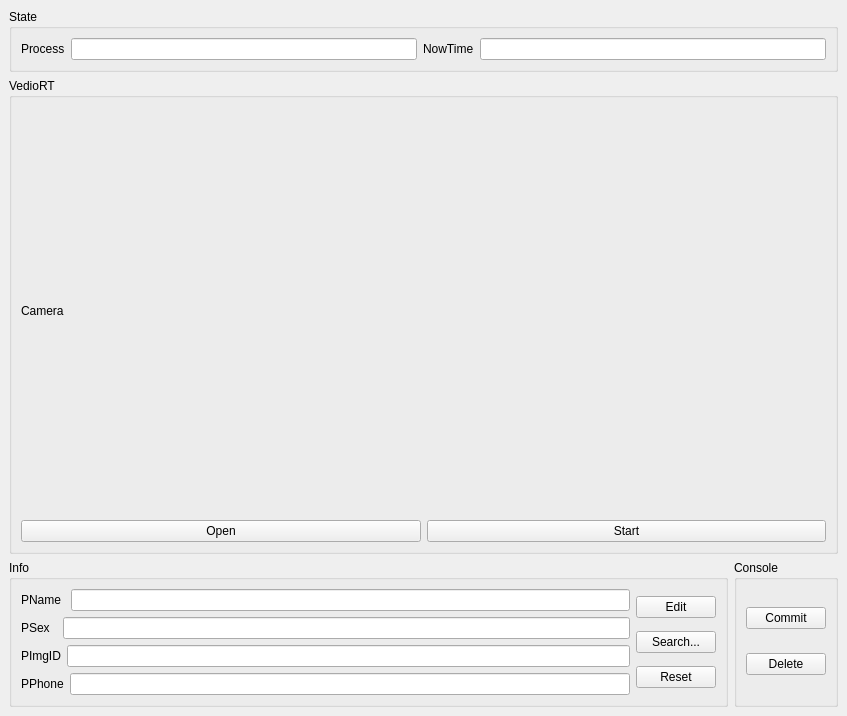
<?xml version="1.0" encoding="UTF-8"?>
<ui version="4.0">
 <class>MainWindow</class>
 <widget class="QMainWindow" name="MainWindow">
  <property name="geometry">
   <rect>
    <x>0</x>
    <y>0</y>
    <width>847</width>
    <height>716</height>
   </rect>
  </property>
  <property name="windowTitle">
   <string>MainWindow</string>
  </property>
  <widget class="QWidget" name="centralwidget">
   <layout class="QVBoxLayout" name="verticalLayout_5">
    <item>
     <widget class="QGroupBox" name="groupBox_3">
      <property name="title">
       <string>State</string>
      </property>
      <layout class="QHBoxLayout" name="horizontalLayout">
       <item>
        <widget class="QLabel" name="label_3">
         <property name="text">
          <string>Process</string>
         </property>
        </widget>
       </item>
       <item>
        <widget class="QLineEdit" name="lineEdit_State">
         <property name="readOnly">
          <bool>true</bool>
         </property>
        </widget>
       </item>
       <item>
        <widget class="QLabel" name="label_4">
         <property name="text">
          <string>NowTime</string>
         </property>
        </widget>
       </item>
       <item>
        <widget class="QLineEdit" name="lineEdit_Time">
         <property name="readOnly">
          <bool>true</bool>
         </property>
        </widget>
       </item>
      </layout>
     </widget>
    </item>
    <item>
     <widget class="QGroupBox" name="groupBox">
      <property name="title">
       <string>VedioRT</string>
      </property>
      <layout class="QVBoxLayout" name="verticalLayout_4" stretch="9,1">
       <item>
        <widget class="QLabel" name="label_Camera">
         <property name="text">
          <string>Camera</string>
         </property>
        </widget>
       </item>
       <item>
        <layout class="QHBoxLayout" name="horizontalLayout_5">
         <item>
          <widget class="QPushButton" name="pushButton_Camera">
           <property name="text">
            <string>Open</string>
           </property>
          </widget>
         </item>
         <item>
          <widget class="QPushButton" name="pushButton_Start">
           <property name="text">
            <string>Start</string>
           </property>
           <property name="checkable">
            <bool>true</bool>
           </property>
          </widget>
         </item>
        </layout>
       </item>
      </layout>
     </widget>
    </item>
    <item>
     <layout class="QHBoxLayout" name="horizontalLayout_4">
      <item>
       <widget class="QGroupBox" name="groupBox_4">
        <property name="title">
         <string>Info</string>
        </property>
        <layout class="QHBoxLayout" name="horizontalLayout_3">
         <item>
          <layout class="QVBoxLayout" name="verticalLayout_2">
           <item>
            <layout class="QHBoxLayout" name="horizontalLayout_6">
             <item>
              <widget class="QLabel" name="label_5">
               <property name="text">
                <string>PName </string>
               </property>
              </widget>
             </item>
             <item>
              <widget class="QLineEdit" name="lineEdit_PName">
               <property name="readOnly">
                <bool>true</bool>
               </property>
              </widget>
             </item>
            </layout>
           </item>
           <item>
            <layout class="QHBoxLayout" name="horizontalLayout_7">
             <item>
              <widget class="QLabel" name="label_6">
               <property name="text">
                <string>PSex  </string>
               </property>
              </widget>
             </item>
             <item>
              <widget class="QLineEdit" name="lineEdit_PSex">
               <property name="readOnly">
                <bool>true</bool>
               </property>
              </widget>
             </item>
            </layout>
           </item>
           <item>
            <layout class="QHBoxLayout" name="horizontalLayout_2">
             <item>
              <widget class="QLabel" name="label">
               <property name="text">
                <string>PImgID</string>
               </property>
              </widget>
             </item>
             <item>
              <widget class="QLineEdit" name="lineEdit_PImgID"/>
             </item>
            </layout>
           </item>
           <item>
            <layout class="QHBoxLayout" name="horizontalLayout_9">
             <item>
              <widget class="QLabel" name="label_8">
               <property name="text">
                <string>PPhone</string>
               </property>
              </widget>
             </item>
             <item>
              <widget class="QLineEdit" name="lineEdit_PPhone">
               <property name="text">
                <string/>
               </property>
               <property name="readOnly">
                <bool>true</bool>
               </property>
              </widget>
             </item>
            </layout>
           </item>
          </layout>
         </item>
         <item>
          <layout class="QVBoxLayout" name="verticalLayout_3">
           <item>
            <widget class="QPushButton" name="pushButton_Edit">
             <property name="text">
              <string>Edit</string>
             </property>
             <property name="checkable">
              <bool>true</bool>
             </property>
            </widget>
           </item>
           <item>
            <widget class="QPushButton" name="pushButton_Search">
             <property name="text">
              <string>Search...</string>
             </property>
            </widget>
           </item>
           <item>
            <widget class="QPushButton" name="pushButton_InfoRE">
             <property name="text">
              <string>Reset</string>
             </property>
            </widget>
           </item>
          </layout>
         </item>
        </layout>
       </widget>
      </item>
      <item>
       <widget class="QGroupBox" name="groupBox_2">
        <property name="title">
         <string>Console</string>
        </property>
        <layout class="QVBoxLayout" name="verticalLayout">
         <item>
          <widget class="QPushButton" name="pushButton_Commit">
           <property name="text">
            <string>Commit</string>
           </property>
          </widget>
         </item>
         <item>
          <widget class="QPushButton" name="pushButton_Delete">
           <property name="text">
            <string>Delete</string>
           </property>
          </widget>
         </item>
        </layout>
       </widget>
      </item>
     </layout>
    </item>
   </layout>
  </widget>
 </widget>
 <resources/>
 <connections/>
</ui>
